Frame 1 (no input): blank canvas, image omitted
Frame 60 (the mouse pressed at the canvas centre just before this capture): blank canvas, image omitted
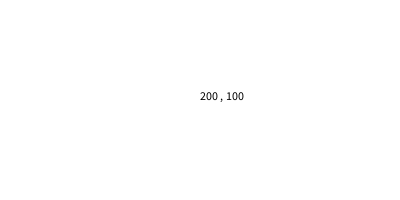
Frame 120 (the mouse held since frame 60 and released just before this capture)

The Processing sketch whose frames 1 and 60 were blank and that drew this single picture after the mouse press (run headless with seeded random() and noise(); from frame 60 on, the mouse is pressed at the canvas centre):

// Processing sketch: PosicionRaton
// ── PosicionRaton.pde
void setup(){
  size(400, 200);
  fill(0);
}

void draw() {
  background(255);
  text(mouseX + " , " + mouseY,mouseX, mouseY); 
} 
